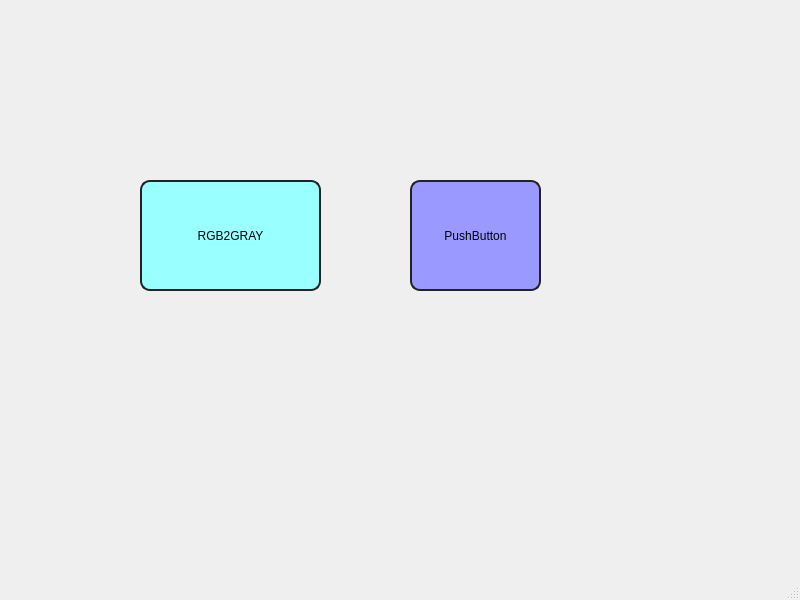
<?xml version="1.0" encoding="UTF-8"?>
<ui version="4.0">
 <class>MainWindow</class>
 <widget class="QMainWindow" name="MainWindow">
  <property name="geometry">
   <rect>
    <x>0</x>
    <y>0</y>
    <width>800</width>
    <height>600</height>
   </rect>
  </property>
  <property name="windowTitle">
   <string>MainWindow</string>
  </property>
  <property name="styleSheet">
   <string notr="true">QPushButton{
border:2px solid #222222;
border-radius:10px;
background-color: #9999ff;
}</string>
  </property>
  <widget class="QWidget" name="centralwidget">
   <widget class="QPushButton" name="pushButton">
    <property name="geometry">
     <rect>
      <x>140</x>
      <y>180</y>
      <width>181</width>
      <height>111</height>
     </rect>
    </property>
    <property name="styleSheet">
     <string notr="true">border:2px solid #222222;
border-radius:10px;
background-color: #99ffff;</string>
    </property>
    <property name="text">
     <string>RGB2GRAY</string>
    </property>
   </widget>
   <widget class="QPushButton" name="pushButton_2">
    <property name="geometry">
     <rect>
      <x>410</x>
      <y>180</y>
      <width>131</width>
      <height>111</height>
     </rect>
    </property>
    <property name="text">
     <string>PushButton</string>
    </property>
   </widget>
  </widget>
  <widget class="QMenuBar" name="menubar">
   <property name="geometry">
    <rect>
     <x>0</x>
     <y>0</y>
     <width>800</width>
     <height>22</height>
    </rect>
   </property>
  </widget>
  <widget class="QStatusBar" name="statusbar"/>
 </widget>
 <resources/>
 <connections/>
</ui>
